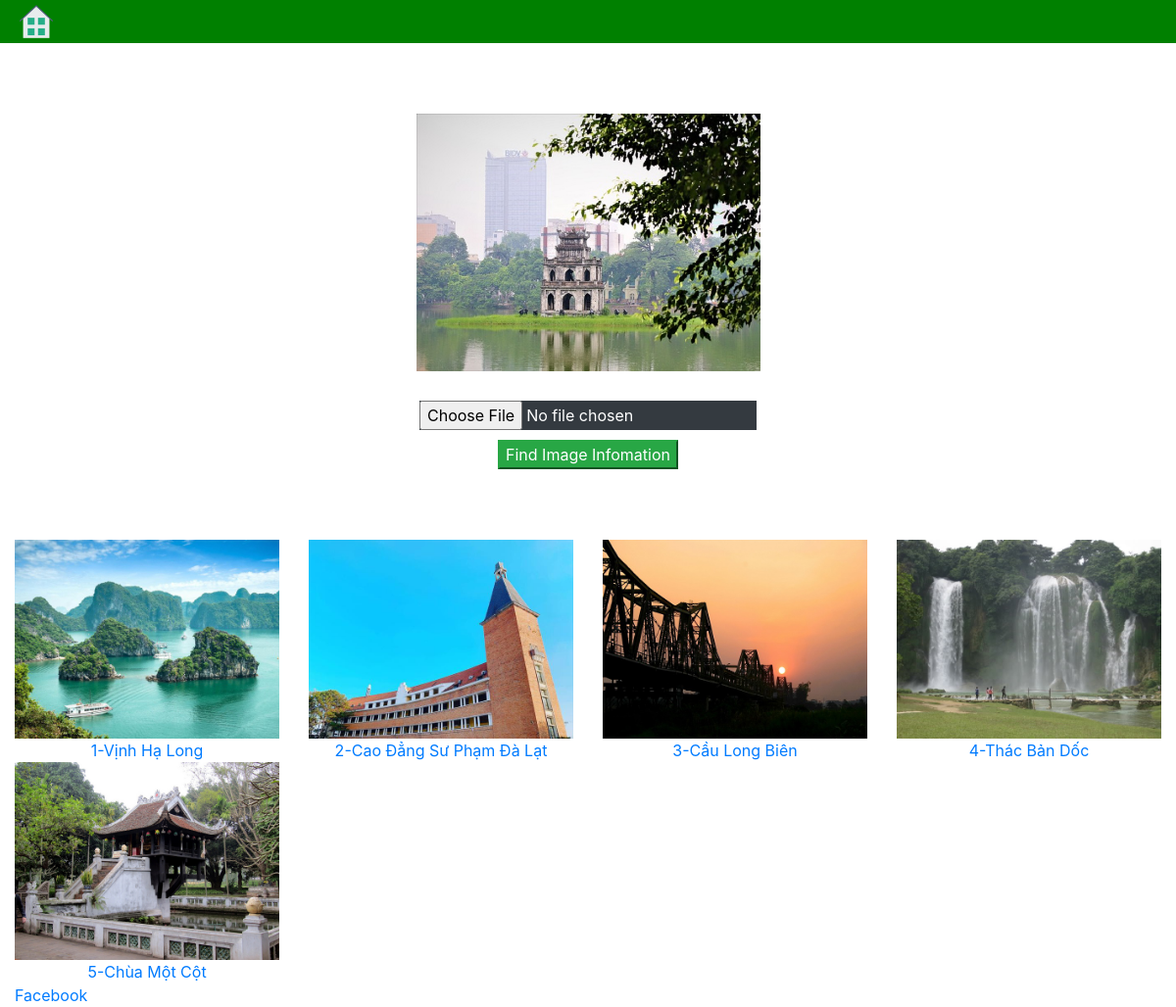
The app's page /, older data.
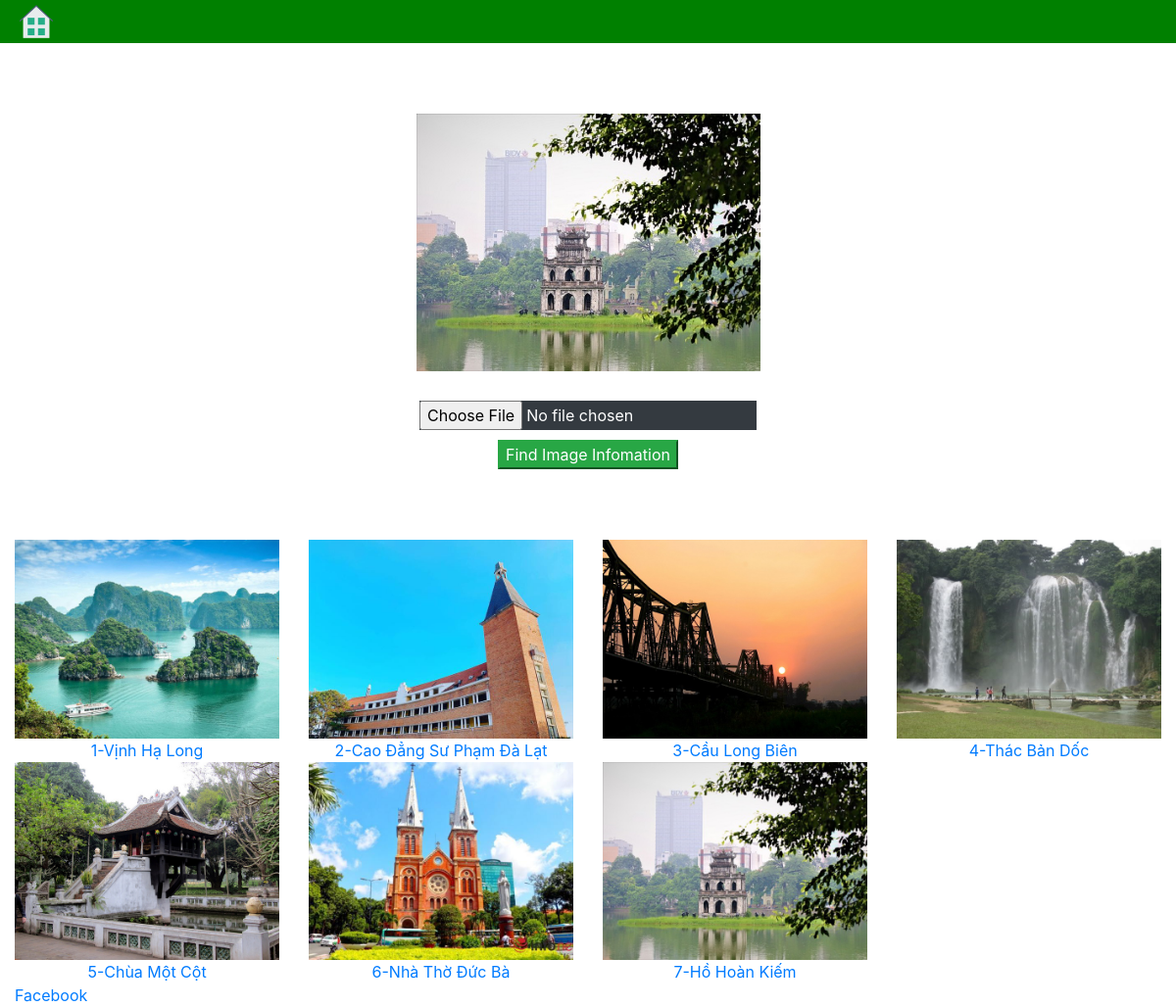
The same page, newer data.
### home/models.py (models this page shows)
class Lanmark(models.Model):
    num = models.IntegerField()
    title = models.CharField(max_length=1000)
    body = models.TextField()
    date = models.DateTimeField(auto_now_add=True)
    image = models.ImageField(null=True)
    def __str__(self):
        return self.title

### home/views.py (the view)
# urls.py: path('', views.index, name = 'home'),
    def index(self,request, uploaded= "default"):
        print("uploaded= ", uploaded)
        list_lanscape = Lanmark.objects.all().order_by("num")
        print("default list: ",list_lanscape)
        if uploaded != "default":
            list_lanscape = self.sort_query_by_index(list_lanscape)
            print("sorted list: ", list_lanscape)
        lanmarks =  {"lanmarks":list_lanscape, "uploaded":uploaded}
        return render(request, "pages/home.html", lanmarks)

### home/templates/pages/home.html (shortened to what this page needs)
{%extends "pages/base.html"%}
{% load staticfiles %}
{%block content %}
<br>
<br>
<br>
<div class="row">
    <div class="col-md-12">
    {%if uploaded == "default" %}
      <img class = "my_image" src="../../../media/hohoankiem.jpg" alt="hoankiem" style="width:30%">
    {%else%}
      <img class = "my_image" src="../../../media/{{uploaded}}" alt="{{uploaded}}" style="width:30%">
    {%endif%}
    </div>
</div>
<div class="row">
    <div class="col-md-4" style="margin-top: 30px; margin-left: auto; margin-right: auto;" >
        <form class="form-inline" action="upload" method="post" enctype="multipart/form-data">
          <input type="file" name="myfile" class="btn-dark" style="margin-left: auto; margin-right: auto">
          <button type="submit" class="btn-success" style="margin-left: auto; margin-right: auto; margin-top:10px">Find Image Infomation</button>
        </form>
    </div>
</div>
<br>
<br>
<br>
<div class="row">
    {% for lanmark in lanmarks %}
            <div class="col-md-3">
              <div class="thumbnail">
                <a href="{{lanmark.id}}">
                  <img src="{{lanmark.image.url}}" alt="Lights" style="width:100%">
                  <div class="caption">
                    <center>{{lanmark.num}}-{{lanmark.title}}</center>
                  </div>
                </a>
              </div>
            </div>
    {% endfor %}
    <br/>
</div>
{%endblock%}

Row changes from the older to the newer data that the page shows:
added Lanmark: image (picture), num "6", title "Nhà Thờ Đức Bà"
added Lanmark: image (picture), num "7", title "Hồ Hoàn Kiếm"
